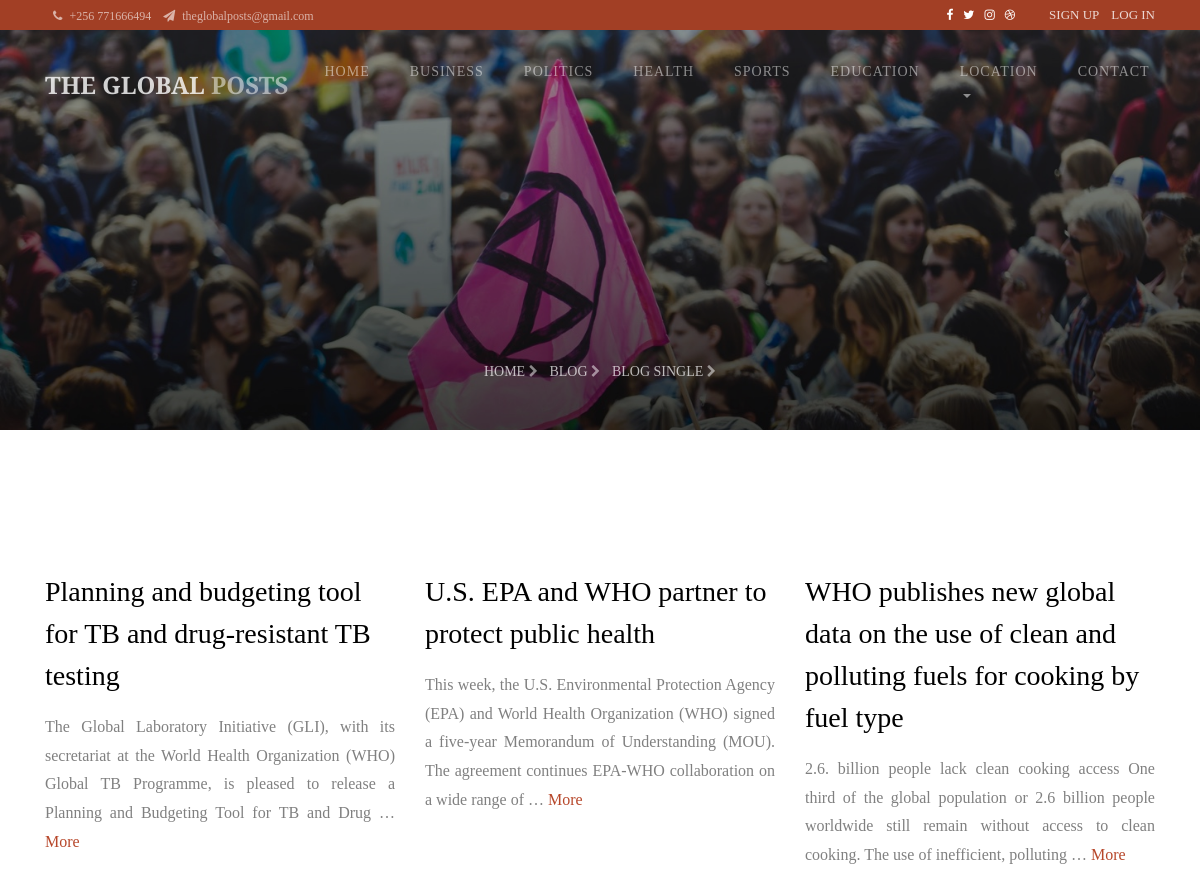
The page / on the database its author committed.
### mainweb/models.py (models this page shows, shortened)
class Post(models.Model):
	STATUS_CHIOCES = (
		('draft','Draft'),
		('published','Published'),
		)
	title = models.CharField(max_length=250)
	slug = models.SlugField(max_length=250, unique_for_date='publish')
	author = models.ForeignKey(User, on_delete=models.CASCADE, related_name='blog_posts')
	category = models.ForeignKey(Category,on_delete=models.SET_NULL, null=True,blank=True )
	img = models.ImageField(upload_to='images/blog', blank=True, null=True)
	body =models.TextField()
	publish = models.DateTimeField(default=timezone.now)
	created = models.DateField(auto_now_add=True)
	updated = models.DateTimeField(auto_now=True)
	status = models.CharField(max_length=10,choices=STATUS_CHIOCES, default='published ')
	objects =models.Manager()
	published = PublishedManager()
	class Meta:
		ordering = ('-publish',)
	@property
	def imgURL(self):
		try:
			url = self.img.url
		except:
			url =''
		return url

### mainweb/views.py (the view)
# urls.py: path("", views.homeview, name='homepage'),
def homeview(request):
	object_list = Post.published.all()
	paginator = Paginator(object_list,3)
	page = request.GET.get('page')
	try:
		posts = paginator.page(page)
	except PageNotAnInteger:
		posts = paginator.page(1)
	except EmptyPage:
		posts = paginator.page(paginator.num_pages)
	context = {'object_list':object_list, 'page':page, 'posts':posts}
	return render(request, 'mainweb/index.html',context)

### mainweb/templates/mainweb/index.html (shortened to what this page needs)
{% extends 'mainweb/base.html' %}
{% load static %}
{% block content %}
<section class="hero-wrap hero-wrap-2" style="background-image: url('images/banner.jpg');" data-stellar-background-ratio="0.5">
  <div class="overlay"></div>
  <div class="container">
    <div class="row no-gutters slider-text align-items-end justify-content-center">
      <div class="col-md-9 ftco-animate mb-5 text-center">
        <p class="breadcrumbs mb-0"><span class="mr-2"><a href="">Home <i class="fa fa-chevron-right"></i></a></span> <span class="mr-2"><a href="">Blog <i class="fa fa-chevron-right"></i></a></span> <span>Blog Single <i class="fa fa-chevron-right"></i></span></p>
      </div>
    </div>
  </div>
</section>
<section class="ftco-section ftco-degree-bg">
  <div class="container">
    <div class="row">
      {% for blog in object_list %}
      <div class="col-lg-4 ftco-animate">
        <p>
        </p>
        <h3 class="mb-3">{{blog.title}}</h3>
        <p class="text-justify">{{blog.body|truncatewords:30}} <a href="{% url 'mainweb:details' blog.id  %}">More</a></p>
      </div>
       {% endfor %}
    </div><br>
    <br>
  </div>
</section>
{% endblock content %}

### mainweb/templates/mainweb/base.html (shortened to what this page needs)
{% load static %}
<!DOCTYPE html>
<html>
  <head>
    <link rel="stylesheet" href="https://stackpath.bootstrapcdn.com/font-awesome/4.7.0/css/font-awesome.min.css">
    <link rel="stylesheet" href="{% static 'css/animate.css' %}">
    <link rel="stylesheet" href="{% static 'css/owl.carousel.min.css' %}">
    <link rel="stylesheet" href="{% static 'css/owl.theme.default.min.css' %}">
    <link rel="stylesheet" href="{% static 'css/magnific-popup.css' %}">
    <link rel="stylesheet" href="{% static 'css/flaticon.css' %}">
    <link rel="stylesheet" href="{% static 'css/style.css' %}">
  </head>
<body>
	{% include 'mainweb/navbar.html' %}
	{% block content %}
	{% endblock content %}
</body>
</html>

### mainweb/templates/mainweb/navbar.html (shortened to what this page needs)
<div class="wrap">
  <div class="container">
    <div class="row">
      <div class="col-md-6 d-flex align-items-center">
        <p class="mb-0 phone pl-md-2">
          <a href="#" class="mr-2"><span class="fa fa-phone mr-1"></span> +256 771666494</a>
          <a href="#"><span class="fa fa-paper-plane mr-1"></span> theglobalposts@gmail.com</a>
        </p>
      </div>
      <div class="col-md-6 d-flex justify-content-md-end">
        <div class="social-media mr-4">
          <p class="mb-0 d-flex">
            <a href="#" class="d-flex align-items-center justify-content-center"><span class="fa fa-facebook"><i class="sr-only">Facebook</i></span></a>
            <a href="#" class="d-flex align-items-center justify-content-center"><span class="fa fa-twitter"><i class="sr-only">Twitter</i></span></a>
            <a href="#" class="d-flex align-items-center justify-content-center"><span class="fa fa-instagram"><i class="sr-only">Instagram</i></span></a>
            <a href="#" class="d-flex align-items-center justify-content-center"><span class="fa fa-dribbble"><i class="sr-only">Dribbble</i></span></a>
          </p>
        </div>
        <div class="reg">
          <p class="mb-0"><a href="#" class="mr-2">Sign Up</a> <a href="#">Log In</a></p>
        </div>
      </div>
    </div>
  </div>
</div>
<nav class="navbar navbar-expand-lg navbar-dark ftco_navbar bg-dark ftco-navbar-light" id="ftco-navbar">
  <div class="container">
    <a class="navbar-brand" href="/">The global <span>Posts</span></a>
    <div class="collapse navbar-collapse" id="ftco-nav">
      <ul class="navbar-nav ml-auto">
        <li class="nav-item"><a href="" class="nav-link">Home</a></li>
        <li class="nav-item"><a href="" class="nav-link">Business</a></li>
        <li class="nav-item"><a href="" class="nav-link">Politics</a></li>
        <li class="nav-item"><a href="" class="nav-link">Health</a></li>
        <li class="nav-item"><a href="" class="nav-link">Sports</a></li>
        <li class="nav-item"><a href="" class="nav-link">Education</a></li>
        <li class="nav-item dropdown">
          <a class="nav-link dropdown-toggle" href="#" id="dropdown04" data-toggle="dropdown" aria-haspopup="true" aria-expanded="false">Location</a>
        </li>
        <li class="nav-item"><a href="" class="nav-link">Contact</a></li>
      </ul>
    </div>
  </div>
</nav>

### rows shown on the page
Post: title "Planning and budgeting tool for TB and drug-resistant TB testing", body "The Global Laboratory Initiative (GLI), with its secretariat at the World Health Organization (WHO) Global TB Programme, is pleased to release a Planning and Budgeting Tool for TB and Drug …"
Post: title "U.S. EPA and WHO partner to protect public health", body "This week, the U.S. Environmental Protection Agency (EPA) and World Health Organization (WHO) signed a five-year Memorandum of Understanding (MOU). The agreement continues EPA-WHO collaboration on a wide range of …"
Post: title "WHO publishes new global data on the use of clean and polluting fuels for cooking by fuel type", body "2.6. billion people lack clean cooking access One third of the global population or 2.6 billion people worldwide still remain without access to clean cooking. The use of inefficient, polluting …"
